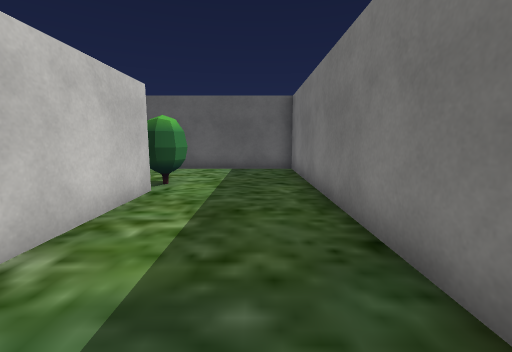
view 1 (above)

20 first-person views from a walk through a Unity game level. The camera is 1.2 m above the floor, tilts 8° down and sees 90° across. The floor is counted in squares, 1 m on a side. Each view is taken from the middle of a square. On the plan, view 1 faces up. The plan holds only what a view shows up to about 12 squares ahead; the rest is blank. The player character is not drawn. Some surface patterns are stand-ins.

view 2
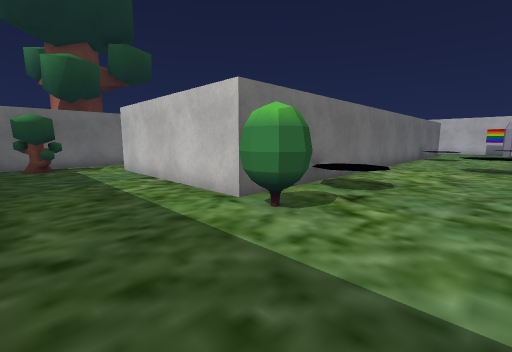

view 3
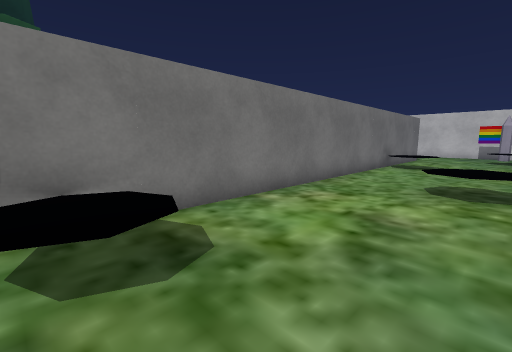

view 4
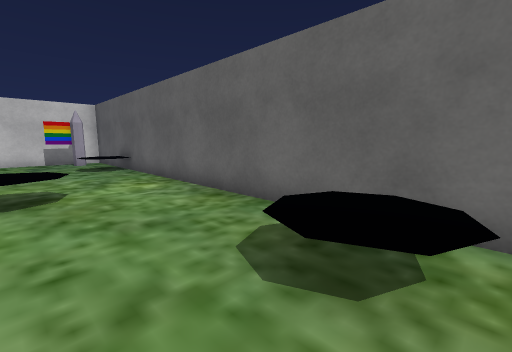

view 5
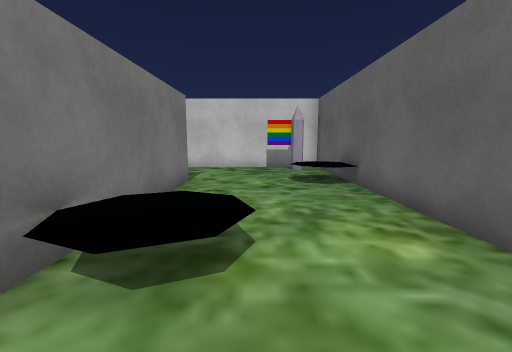

view 6
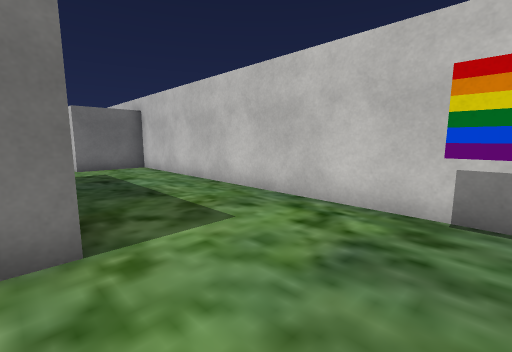

view 7
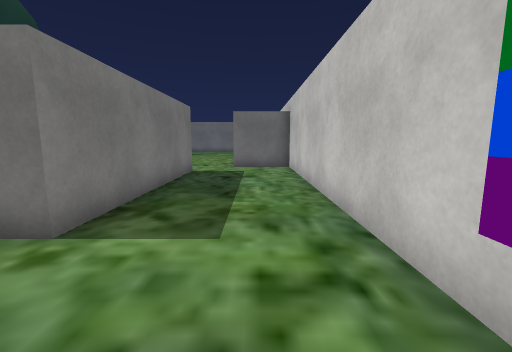

view 8
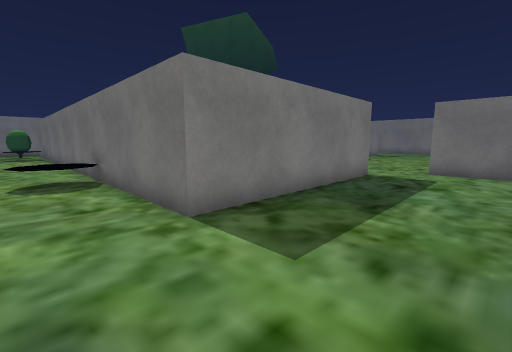

view 9
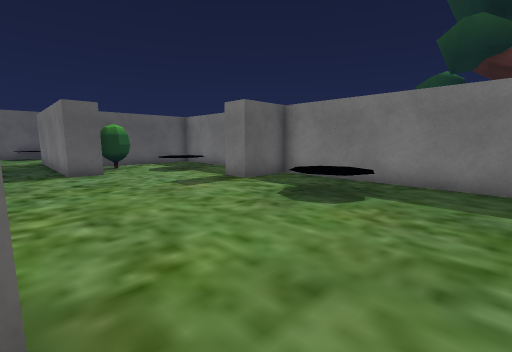

view 10
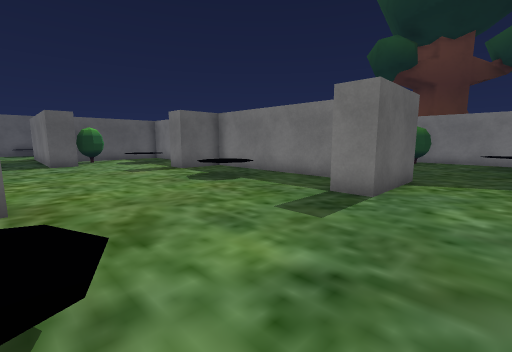

view 11
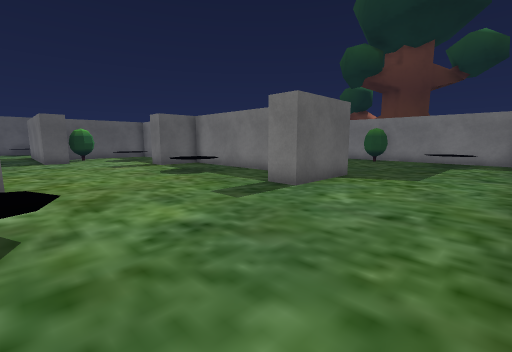

view 12
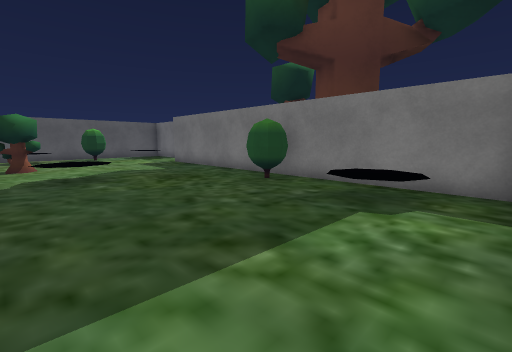

view 13
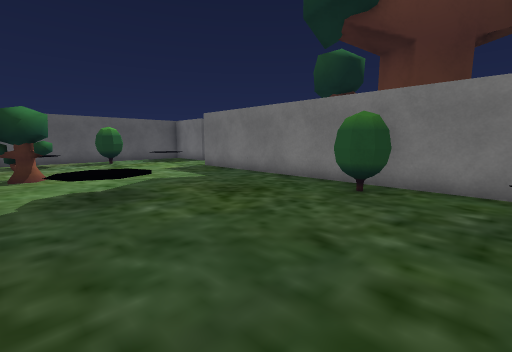

view 14
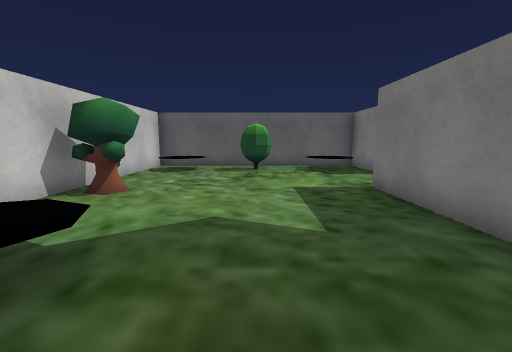

view 15
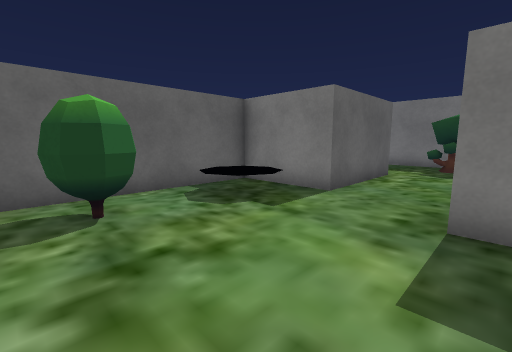

view 16
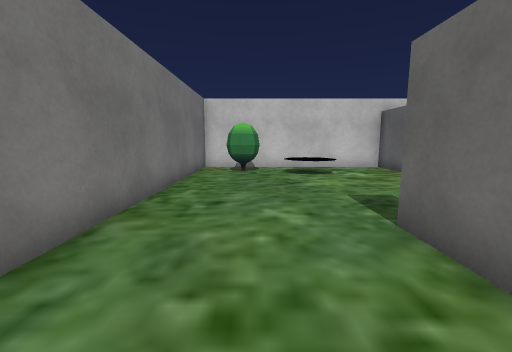

view 17
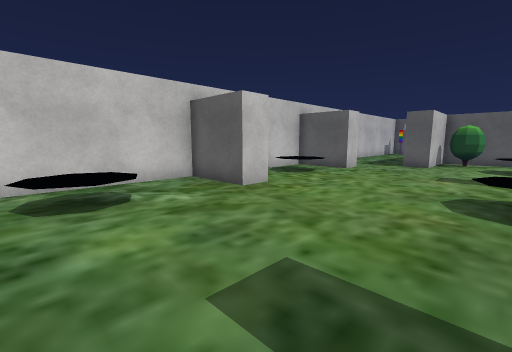

view 18
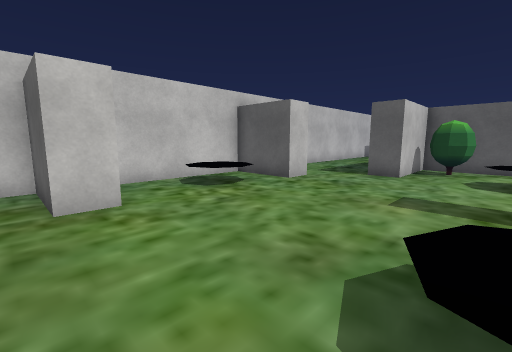

view 19
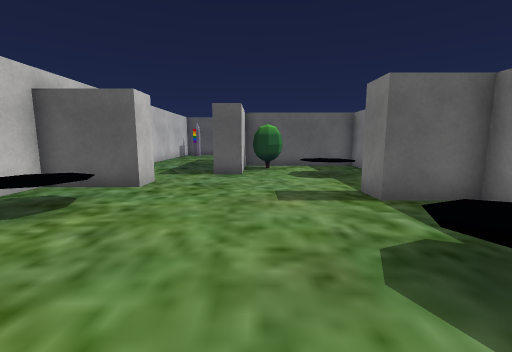

view 20
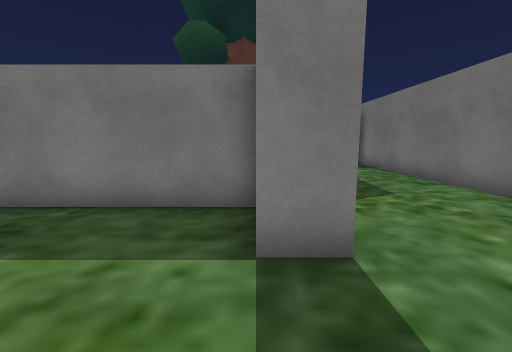

### Floor plan
Ten units are one square. View 1 is at (0, 0); x grows to the right and y downward. Boxes are objects, and circles mark ways between rooms. Rooms are numbered by the first view taken in them; rooms with no view inside come last. Other rooms are left out.
<svg viewBox="-270 -112 290 290">
<path fill="none" stroke="#000" d="M-109 -107 -265 -107 -265 25 -240 25M-31 -60 -25 -60 -25 10M-225 10 -225 -60 -48 -60M15 -14 15 -107 -31 -107M-16 35 10 35M15 21 15 3M-165 120 -165 50 -185 50 -185 40M-154 130 -185 130 -185 120M-155 29 -155 56M-240 84 -240 95 -265 95 -265 173 -89 173M-165 -8 -165 -20 -215 -20 -215 10 -225 10M-240 25 -240 35 -265 35 -265 78M-80 171 -80 35M-28 35 -16 35M-25 10 -65 10 -65 -20 -155 -20 -155 14"/>
<rect x="-255" y="-105" width="10" height="10" fill="#bbb"><title>flag</title></rect>
<rect x="-35" y="-75" width="20" height="10" fill="#bbb"><title>bush</title></rect>
<rect x="-15" y="15" width="20" height="20" fill="#bbb"><title>tree</title></rect>
<rect x="-255" y="145" width="10" height="20" fill="#bbb"><title>bush</title></rect>
<rect x="-215" y="-15" width="20" height="10" fill="#bbb"><title>bush</title></rect>
<rect x="-155" y="25" width="20" height="20" fill="#bbb"><title>tree</title></rect>
<rect x="-115" y="-15" width="10" height="20" fill="#bbb"><title>bush</title></rect>
<rect x="-95" y="105" width="10" height="20" fill="#bbb"><title>bush</title></rect>
<circle cx="-15" cy="25" r="3" fill="#2a7"/>
<circle cx="-235" cy="15" r="3" fill="#2a7"/>
<text x="-120" y="-70">1</text>
<text x="-170" y="80">2</text>
</svg>
Room 1 opens to room 2.

Where each view was taken, in squares from view 1:
view 1: 0 up, 0 right, facing up
view 2: 10 up, 1 right, facing down-left
view 3: 10 up, 5 left, facing down-left
view 4: 7 up, 11 left, facing up-left
view 5: 8 up, 15 left, facing left
view 6: 9 up, 22 left, facing down-left
view 7: 9 up, 25 left, facing down
view 8: 8 up, 26 left, facing down-right
view 9: 11 down, 24 left, facing up-right
view 10: 15 down, 24 left, facing up-right
view 11: 17 down, 24 left, facing up-right
view 12: 17 down, 15 left, facing up-right
view 13: 14 down, 15 left, facing up-right
view 14: 10 down, 11 left, facing up
view 15: 4 down, 12 left, facing up-right
view 16: 15 down, 15 left, facing left
view 17: 14 down, 19 left, facing up-left
view 18: 10 down, 19 left, facing up-left
view 19: 10 down, 21 left, facing up
view 20: 12 down, 21 left, facing right
